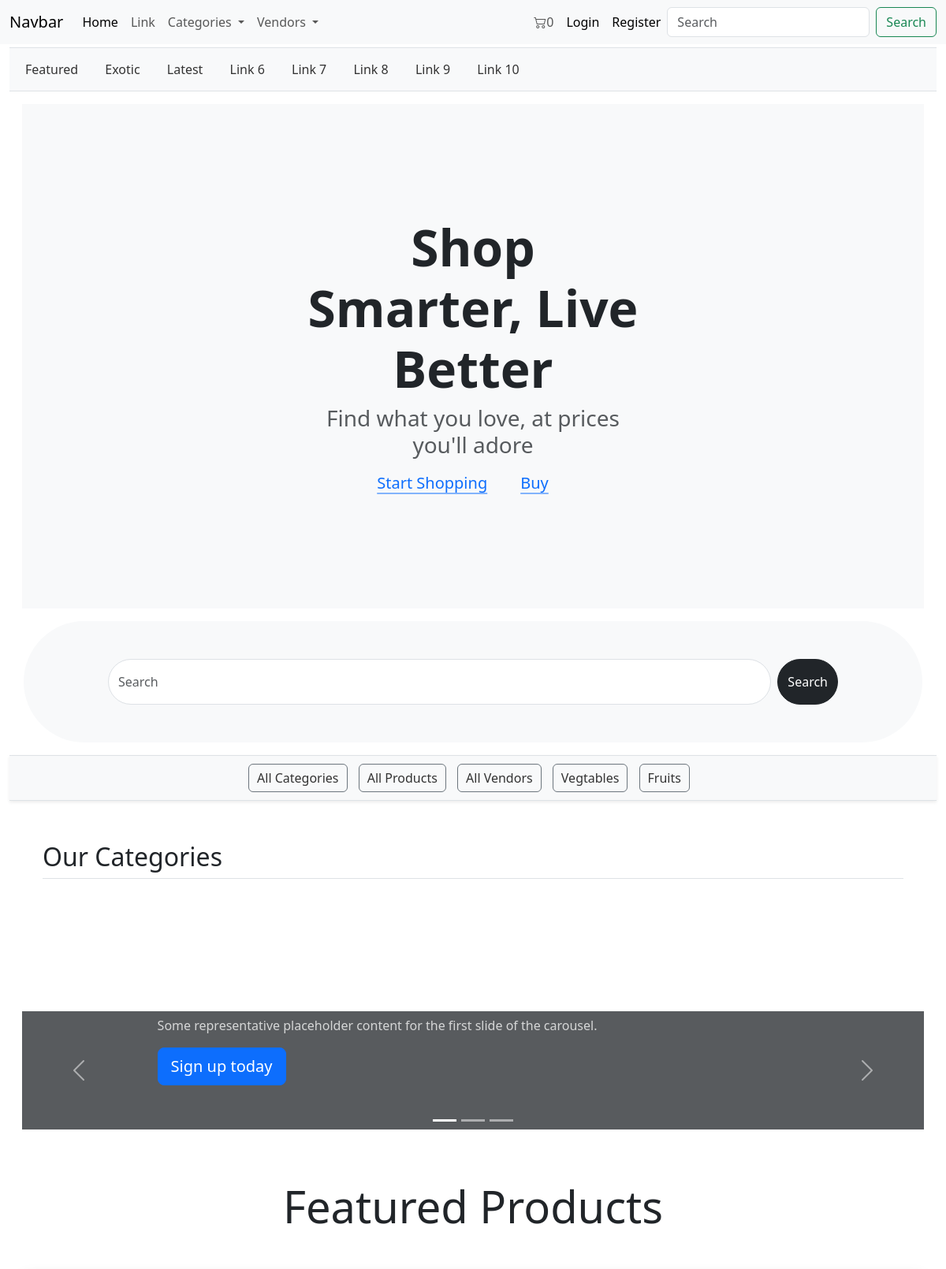
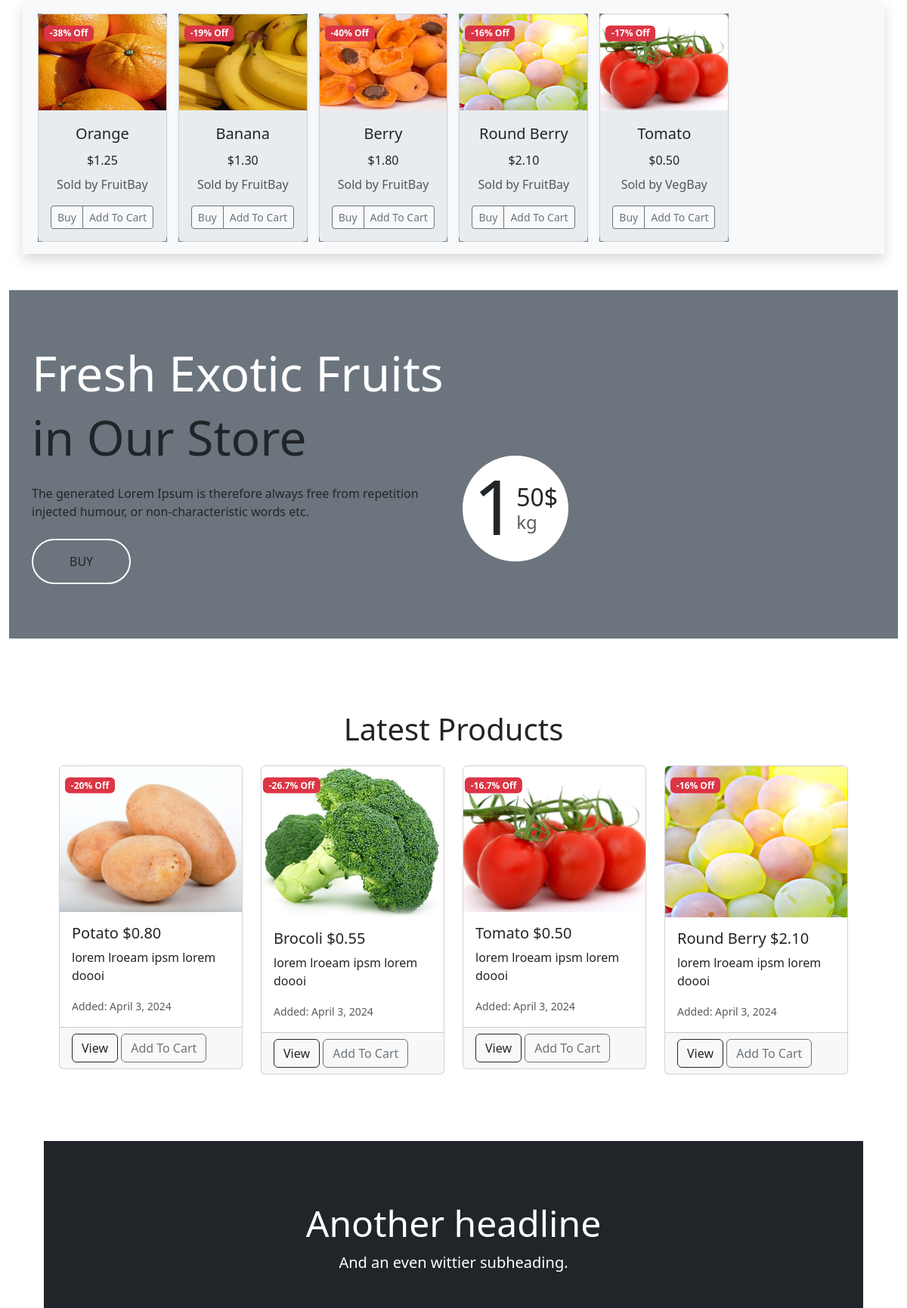
The page / (upper part) on the database its author committed (2 pictures, top to bottom).
### core/models.py (models this page shows, shortened)
class Category(models.Model):
    CID = ShortUUIDField(
        unique=True, prefix='CAT:', length=10, max_length=15)
    title = models.CharField(max_length=100)
    image = models.ImageField(upload_to='Category_images')
    desc = models.CharField(max_length=500)
    class Meta:
        verbose_name_plural = 'Categories'
    def __str__(self):
        return self.title

class Product(models.Model):
    PID = ShortUUIDField(
        unique=True, length=10, prefix="PID:", max_length=15)
    title = models.CharField(max_length=100, default='Sample')
    desc = models.CharField(
        max_length=500, default='lorem lroeam ipsm lorem doooi')
    specifications = models.TextField(null=True, blank=True)
    category = models.ForeignKey(
        Category, on_delete=models.SET_NULL, null=True, related_name='product_category')
    vendor = models.ForeignKey(
        Vendor, on_delete=models.SET_NULL, null=True, blank=True, related_name='product_vendor')
    image = models.ImageField(upload_to='Product_images')
    in_stock = models.BooleanField(default=True)
    featured_on_home_page = models.BooleanField(default=False)
    price = models.DecimalField(
        max_digits=12, decimal_places=2, default='4.99')
    discount_amount = models.DecimalField(
        max_digits=12, decimal_places=2, default=0)
    product_status = models.CharField(
        max_length=20, choices=Product_Choices, default='active')
    date_added = models.DateTimeField(auto_now_add=True)
    updated = models.DateTimeField(auto_now=True, null=True)
    tags = TaggableManager(blank=True)
    def price_after_discount(self):
        return self.price - self.discount_amount
    def discount_percentage(self):
        if self.price > 0:
            return (self.discount_amount / self.price) * 100
        else:
            return 0

class Vendor(models.Model):
    VID = ShortUUIDField(unique=True, length=10, prefix="VEN:", max_length=15)
    title = models.CharField(max_length=100)
    image = models.ImageField(upload_to='Vendor_images')
    desc = models.CharField(max_length=600, blank=True,
                            null=True, default='description for vendor')
    user = models.ForeignKey(
        customUser, related_name='vendor_user', on_delete=models.SET_NULL, null=True)
    address = models.CharField(
        max_length=500, default="ABC 2nd St Kdl Kollm Kerla Ind")
    contact = models.CharField(max_length=20, default='+91 9999955555')
    message_response_time = models.CharField(max_length=10, default='2 Days')
    shipping_time = models.CharField(max_length=10, default='4 Days')
    authentic_rating = models.CharField(max_length=10, default='100%')
    return_days = models.CharField(max_length=10, default='7 Days')
    warrenty_period = models.CharField(max_length=10, default='30 Days')
    def __str__(self):
        return self.title

### core/views.py (the view)
# urls.py: path('', views.home, name='home'),
def home(request):
    feartured_products = Product.objects.filter(featured_on_home_page=True)
    latest_products = Product.objects.filter().order_by('-date_added')[:4]
    context = {
        "feartured_products": feartured_products,
        'latest_products': latest_products,
    }
    return render(request, 'core/index.html', context)

### core/context_processors.py (called while the page is built)
def context_fn(request):
    categories = Category.objects.all()
    vendors = Vendor.objects.all()
    if "cart_data_object" in request.session:
        cart_items_count = len(request.session['cart_data_object'])
    else:
        cart_items_count = 0
    context = {
        'categories_context': categories,
        'vendors_context': vendors,
        'cart_items_count_context': cart_items_count,
    }
    return context

### templates/core/index.html (shortened to what this page needs)
{%extends 'core/base.html' %}
{% block content %}
<div class="container-fluid">
    <div id="scrollable-div" class="scrollable-div border-top border-bottom bg-body-tertiary my-1" data-bs-spy="scroll"
        data-bs-target="#scrollable-div" data-bs-offset="0">
        <a href="#scroll-1">Featured</a>
        <a href="#scroll-2">Exotic</a>
        <a href="#scroll-3">Latest</a>
        <a href="#">Link 6</a>
        <a href="#">Link 7</a>
        <a href="#">Link 8</a>
        <a href="#">Link 9</a>
        <a href="#">Link 10</a>
    </div>
    <div class="position-relative overflow-hidden p-3 p-md-5 m-md-3 text-center bg-body-tertiary">
        <div class="col-md-6 p-lg-5 mx-auto my-5">
            <h1 class="display-3 fw-bold">Shop Smarter, Live Better</h1>
            <h3 class="fw-normal text-muted mb-3">
                Find what you love, at prices you'll adore
            </h3>
            <div class="d-flex gap-3 justify-content-center lead fw-normal">
                <a class="icon-link" href="#">
                    Start Shopping
                    <svg class="bi">
                        <use xlink:href="#chevron-right"></use>
                    </svg>
                </a>
                <a class="icon-link" href="#">
                    Buy
                    <svg class="bi">
                        <use xlink:href="#chevron-right"></use>
                    </svg>
                </a>
            </div>
        </div>
    </div>
    <div class="container m-3 mx-auto">
        <div class="row justify-content-center rounded-pill bg-body-tertiary">
            <div class="col-lg-10 py-lg-5 py-md-4 py-sm-3 py-3">
                <form class="d-flex" role="search" method="get" action="{% url 'core:search' %}">
                    <input required class="form-control rounded-pill py-lg-3 py-md-3 py-sm-3 py-3 me-2" type="search"
                        placeholder="Search" aria-label="Search" name="q" />
                    <button class="btn btn-dark rounded-pill" type="submit">
                        Search
                    </button>
                </form>
            </div>
        </div>
    </div>
    <div class="scrollable-div text-center border-bottom border-top bg-body-tertiary shadow-sm my-1">
        <a href="{% url 'core:category_list_view' %}" class="btn btn-outline-secondary">All Categories</a>
        <a href="" class="btn btn-outline-secondary">All Products</a>
        <a href="{% url 'core:vendor_list_view' %}" class="btn btn-outline-secondary">All Vendors</a>
        {% for i in categories_context %}
        <a href="{% url 'core:category_detail_view' i.CID %}" class="btn btn-outline-secondary">{{i.title}}</a>
        {%endfor%}
    </div>
    <div class="container px-4 py-5" id="custom-cards">
        <h2 class="pb-2 border-bottom">Our Categories</h2>
        <div class="row row-cols-1 row-cols-lg-3 align-items-stretch g-4 py-5">
        </div>
    </div>
    <div id="myCarousel" class="carousel slide my-4 p-3" data-bs-ride="carousel">
        <div class="carousel-indicators">
            <button type="button" data-bs-target="#myCarousel" data-bs-slide-to="0" class="active" aria-label="Slide 1"
                aria-current="true"></button>
            <button type="button" data-bs-target="#myCarousel" data-bs-slide-to="1" aria-label="Slide 2"
                class=""></button>
            <button type="button" data-bs-target="#myCarousel" data-bs-slide-to="2" aria-label="Slide 3"
                class=""></button>
        </div>
        <div class="carousel-inner">
            <div class="carousel-item active">
                <svg class="bd-placeholder-img" width="100%" height="100%" xmlns="http://www.w3.org/2000/svg"
                    aria-hidden="true" preserveAspectRatio="xMidYMid slice" focusable="false">
                    <rect width="100%" height="100%" fill="var(--bs-secondary-color)"></rect>
                </svg>
                <div class="container">
                    <div class="carousel-caption text-start">
                        <p class="opacity-75">
                            Some representative placeholder content for the first slide of the
                            carousel.
                        </p>
                        <p><a class="btn btn-lg btn-primary" href="#">Sign up today</a></p>
                    </div>
                </div>
            </div>
        </div>
        <button class="carousel-control-prev" type="button" data-bs-target="#myCarousel" data-bs-slide="prev">
            <span class="carousel-control-prev-icon" aria-hidden="true"></span>
        </button>
        <button class="carousel-control-next" type="button" data-bs-target="#myCarousel" data-bs-slide="next">
            <span class="carousel-control-next-icon" aria-hidden="true"></span>
        </button>
    </div>
    <h2 id="scroll-1" class="display-4 text-center my-5">Featured Products</h2>
    <div class="container bg-body-secondary align-items-center shadow my-4">
        <div class="row bg-body-tertiary">
            <div class="col-12">
                <div class="owl-carousel owl-theme p-2 m-2 mx-auto">
                    {% for i in feartured_products %}
                    <div class="item bg-secondary align-items-center">
                        <div class="card shadow-sm border-1 rounded-3" style="max-width: 250px; position: relative">
                            <div class="position-absolute top-0 start-0 translate-middle badge bg-danger"
                                style="z-index: 1; margin-top: 25px; margin-left: 40px">
                                -{{i.discount_percentage|floatformat:0}}% Off
                            </div>
                            <a href="{% url 'core:product_detail_view' i.PID %}" class="text-decoration-none text-dark">
                                <div class="ratio ratio-4x3">
                                    <img src="{{ i.image.url }}" class="card-img-top img-fluid" width="100%"
                                        height="100%" role="img" preserveAspectRatio="xMidYMid slice"
                                        focusable="false" />
                                </div>
                            </a>
                            <div class="card-body bg-body-secondary">
                                <a href="" class="text-decoration-none text-dark">
                                    <p class="card-title text-center fs-5">{{i.title}}</p>
                                </a>
                                <p class="card-title text-center fs-6">
                                    $<span
                                        class="card-title text-center fs-6 current-product-price-{{i.id}}">{{i.price_after_discount}}</span>
                                </p>
                                <p class="card-text text-center">
                                    <small class="text-body-secondary fs-6">Sold by {{i.vendor}}</small>
                                </p>
                                <div class="d-flex justify-content-between align-items-center">
                                    <div class="btn-group bg-body-tertiary mt-auto">
                                        <button type="button" class="btn btn-sm btn-outline-secondary">
                                            Buy
                                        </button>
                                        <button type="button" class="btn btn-outline-secondary btn-sm add-to-cart-btn"
                                            data-index="{{i.id}}" id="add-to-cart-btn">
                                            Add To Cart
                                        </button>
                                    </div>
                                </div>
                            </div>
                        </div>
                    </div>
                    {%endfor%}
                </div>
            </div>
        </div>
    </div>
    <div id="scroll-2" class="container-fluid banner bg-secondary my-5">
        <div class="container py-5">
            <div class="row g-4 align-items-center">
                <div class="col-lg-6">
                    <div class="py-4">
                        <h1 class="display-3 text-white">Fresh Exotic Fruits</h1>
                        <p class="fw-normal display-3 text-dark mb-4">in Our Store</p>
                        <p class="mb-4 text-dark">
                            The generated Lorem Ipsum is therefore always free from repetition
                            injected humour, or non-characteristic words etc.
                        </p>
                        <a href="" class="banner-btn btn border-2 border-white rounded-pill text-dark py-3 px-5">BUY</a>
                    </div>
                </div>
                <div class="col-lg-6">
                    <div class="position-relative">
                        <div class="d-flex align-items-center justify-content-center bg-white rounded-circle position-absolute"
                            style="width: 140px; height: 140px; top: 0; left: 0">
                            <h1 style="font-size: 100px">1</h1>
                            <div class="d-flex flex-column">
                                <span class="h2 mb-0">50$</span>
                                <span class="h4 text-muted mb-0">kg</span>
                            </div>
                        </div>
                    </div>
                </div>
            </div>
        </div>
    </div>
    <div id="scroll-3" class="container p-5 my-4">
        <div class="row">
            <div class="col-12">
                <h2 class="text-center mb-4 display-6">Latest Products</h2>
            </div>
        </div>
        <div class="row row-cols-2 row-cols-md-4 row-cols-sm-1 g-4">
            {% for product in latest_products %}
            <div class="col">
                <div class="card mb-3 position-relative">
                    <a class="text-decoration-none" href="{% url 'core:product_detail_view' product.PID %}">
                        <img src="{{ product.image.url }}" class="card-img-top" alt="Product Image"
                            style="max-height: 200px" />
                    </a>
                    <div class="card-body">
                        <div class="position-absolute top-0 start-0 translate-middle badge bg-danger"
                            style="z-index: 1; margin-top: 25px; margin-left: 40px">
                            -{{product.discount_percentage|floatformat}}% Off
                        </div>
                        <h5 class="card-title lead">{{ product.title }}
                            <span>${{product.price_after_discount}}</span>
                        </h5>
                        <p class="card-text">{{ product.desc }}</p>
                        <small class="text-muted">Added: {{ product.date_added|date }}</small>
                    </div>
                    <div class="card-footer d-inline-block">
                        <a href="{% url 'core:product_detail_view' product.PID %}" class="btn btn-outline-dark">View</a>
                        <button type="button" class="btn btn-outline-secondary add-to-cart-btn"
                            data-index="{{product.id}}" id="add-to-cart-btn">
                            Add To Cart
                        </button>
                    </div>
                </div>
            </div>
            {% endfor %}
        </div>
    </div>
    <div class="container">
        <div class="w-100 my-md-3 ps-md-3">
            <div class="text-bg-dark me-md-3 pt-3 px-3 pt-md-5 px-md-5 text-center overflow-hidden">
                <div class="my-3 py-3">
                    <h2 class="display-5">Another headline</h2>
                    <p class="lead">And an even wittier subheading.</p>
                </div>
            </div>
        </div>
    </div>
</div>
{%endblock%}

### static/css/styles.css (style rules this page uses)
.scrollable-div { overflow-x: auto; white-space: nowrap; padding: 10px; }
.scrollable-div a { display: inline-block; padding: 5px 10px; margin-right: 10px; text-decoration: none; color: #333; }

### rows shown on the page
Category: title "Vegtables"
Category: title "Fruits"
Product: discount_percentage "38", image (picture), title "Orange", price_after_discount "1.25", vendor "FruitBay"
Product: discount_percentage "19", image (picture), title "Banana", price_after_discount "1.30", vendor "FruitBay"
Product: discount_percentage "40", image (picture), title "Berry", price_after_discount "1.80", vendor "FruitBay"
Product: discount_percentage "16", image (picture), title "Round Berry", price_after_discount "2.10", vendor "FruitBay", desc "lorem lroeam ipsm lorem doooi", date_added "April 3, 2024"
Product: discount_percentage "17", image (picture), title "Tomato", price_after_discount "0.50", vendor "VegBay", discount_percentage "16.7", desc "lorem lroeam ipsm lorem doooi", date_added "April 3, 2024"
Product: image (picture), discount_percentage "20", title "Potato", price_after_discount "0.80", desc "lorem lroeam ipsm lorem doooi", date_added "April 3, 2024"
Product: image (picture), discount_percentage "26.7", title "Brocoli", price_after_discount "0.55", desc "lorem lroeam ipsm lorem doooi", date_added "April 3, 2024"

### other values the page prints
{{ cart_items_count_context }} "0"
